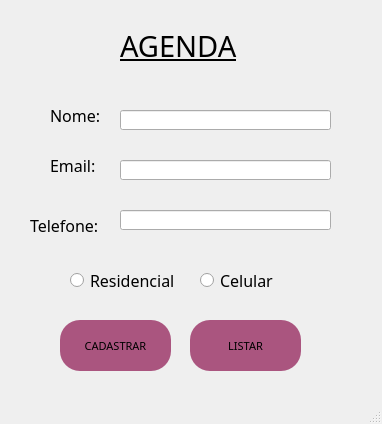
<?xml version="1.0" encoding="UTF-8"?>
<ui version="4.0">
 <class>agenda</class>
 <widget class="QMainWindow" name="agenda">
  <property name="geometry">
   <rect>
    <x>0</x>
    <y>0</y>
    <width>382</width>
    <height>424</height>
   </rect>
  </property>
  <property name="windowTitle">
   <string>MainWindow</string>
  </property>
  <property name="autoFillBackground">
   <bool>false</bool>
  </property>
  <property name="styleSheet">
   <string notr="true">QPushButton{
	background-color:rgb(150, 75, 255);
	border-radius: 20px;
}</string>
  </property>
  <property name="animated">
   <bool>true</bool>
  </property>
  <widget class="QWidget" name="centralwidget">
   <widget class="QLabel" name="letNome">
    <property name="geometry">
     <rect>
      <x>50</x>
      <y>100</y>
      <width>61</width>
      <height>31</height>
     </rect>
    </property>
    <property name="font">
     <font>
      <family>MV Boli</family>
      <pointsize>12</pointsize>
      <weight>50</weight>
      <italic>false</italic>
      <bold>false</bold>
     </font>
    </property>
    <property name="styleSheet">
     <string notr="true">font: 12pt &quot;MV Boli&quot;;</string>
    </property>
    <property name="text">
     <string>Nome:</string>
    </property>
   </widget>
   <widget class="QLabel" name="letEmail">
    <property name="geometry">
     <rect>
      <x>50</x>
      <y>150</y>
      <width>51</width>
      <height>31</height>
     </rect>
    </property>
    <property name="font">
     <font>
      <family>MV Boli</family>
      <pointsize>12</pointsize>
      <weight>50</weight>
      <italic>false</italic>
      <bold>false</bold>
     </font>
    </property>
    <property name="styleSheet">
     <string notr="true">font: 12pt &quot;MV Boli&quot;;</string>
    </property>
    <property name="text">
     <string>Email:</string>
    </property>
   </widget>
   <widget class="QLabel" name="letTelefone">
    <property name="geometry">
     <rect>
      <x>30</x>
      <y>210</y>
      <width>81</width>
      <height>31</height>
     </rect>
    </property>
    <property name="font">
     <font>
      <family>MV Boli</family>
      <pointsize>12</pointsize>
      <weight>50</weight>
      <italic>false</italic>
      <bold>false</bold>
     </font>
    </property>
    <property name="styleSheet">
     <string notr="true">font: 12pt &quot;MV Boli&quot;;</string>
    </property>
    <property name="text">
     <string>Telefone:</string>
    </property>
   </widget>
   <widget class="QPushButton" name="btnCadastro">
    <property name="geometry">
     <rect>
      <x>60</x>
      <y>320</y>
      <width>111</width>
      <height>51</height>
     </rect>
    </property>
    <property name="font">
     <font>
      <family>MV Boli</family>
      <pointsize>8</pointsize>
      <weight>50</weight>
      <italic>false</italic>
      <bold>false</bold>
     </font>
    </property>
    <property name="styleSheet">
     <string notr="true">QPushButton{
	font: 8pt &quot;MV Boli&quot;;
	background-color: rgb(170, 85, 127);
	border-radius: 20px;
}</string>
    </property>
    <property name="text">
     <string>CADASTRAR</string>
    </property>
    <property name="autoRepeat">
     <bool>false</bool>
    </property>
    <property name="autoRepeatDelay">
     <number>300</number>
    </property>
    <property name="autoRepeatInterval">
     <number>100</number>
    </property>
   </widget>
   <widget class="QLineEdit" name="labelNome">
    <property name="geometry">
     <rect>
      <x>120</x>
      <y>110</y>
      <width>211</width>
      <height>20</height>
     </rect>
    </property>
   </widget>
   <widget class="QLineEdit" name="labelEmail">
    <property name="geometry">
     <rect>
      <x>120</x>
      <y>160</y>
      <width>211</width>
      <height>20</height>
     </rect>
    </property>
   </widget>
   <widget class="QLineEdit" name="labelTelefone">
    <property name="geometry">
     <rect>
      <x>120</x>
      <y>210</y>
      <width>211</width>
      <height>20</height>
     </rect>
    </property>
   </widget>
   <widget class="QRadioButton" name="rbResidencial">
    <property name="geometry">
     <rect>
      <x>70</x>
      <y>260</y>
      <width>131</width>
      <height>41</height>
     </rect>
    </property>
    <property name="font">
     <font>
      <family>MV Boli</family>
      <pointsize>12</pointsize>
      <weight>50</weight>
      <italic>false</italic>
      <bold>false</bold>
     </font>
    </property>
    <property name="styleSheet">
     <string notr="true">font: 12pt &quot;MV Boli&quot;;</string>
    </property>
    <property name="text">
     <string>Residencial</string>
    </property>
   </widget>
   <widget class="QRadioButton" name="rbCelular">
    <property name="geometry">
     <rect>
      <x>200</x>
      <y>260</y>
      <width>111</width>
      <height>41</height>
     </rect>
    </property>
    <property name="font">
     <font>
      <family>MV Boli</family>
      <pointsize>12</pointsize>
      <weight>50</weight>
      <italic>false</italic>
      <bold>false</bold>
     </font>
    </property>
    <property name="styleSheet">
     <string notr="true">font: 12pt &quot;MV Boli&quot;;</string>
    </property>
    <property name="text">
     <string>Celular</string>
    </property>
   </widget>
   <widget class="QLabel" name="labelAgenda">
    <property name="geometry">
     <rect>
      <x>120</x>
      <y>30</y>
      <width>131</width>
      <height>31</height>
     </rect>
    </property>
    <property name="font">
     <font>
      <family>MV Boli</family>
      <pointsize>22</pointsize>
      <weight>50</weight>
      <italic>false</italic>
      <bold>false</bold>
      <underline>true</underline>
     </font>
    </property>
    <property name="styleSheet">
     <string notr="true">font: 8pt &quot;MV Boli&quot;;
text-decoration: underline;
font: 22pt &quot;MV Boli&quot;;</string>
    </property>
    <property name="text">
     <string>AGENDA</string>
    </property>
   </widget>
   <widget class="QPushButton" name="btnListar">
    <property name="geometry">
     <rect>
      <x>190</x>
      <y>320</y>
      <width>111</width>
      <height>51</height>
     </rect>
    </property>
    <property name="font">
     <font>
      <family>MV Boli</family>
      <pointsize>8</pointsize>
      <weight>50</weight>
      <italic>false</italic>
      <bold>false</bold>
     </font>
    </property>
    <property name="styleSheet">
     <string notr="true">QPushButton{
	font: 8pt &quot;MV Boli&quot;;
	background-color: rgb(170, 85, 127);
	border-radius: 20px;
}</string>
    </property>
    <property name="text">
     <string>LISTAR</string>
    </property>
    <property name="autoRepeat">
     <bool>false</bool>
    </property>
    <property name="autoRepeatDelay">
     <number>300</number>
    </property>
    <property name="autoRepeatInterval">
     <number>100</number>
    </property>
   </widget>
  </widget>
  <widget class="QMenuBar" name="menubar">
   <property name="geometry">
    <rect>
     <x>0</x>
     <y>0</y>
     <width>382</width>
     <height>21</height>
    </rect>
   </property>
  </widget>
  <widget class="QStatusBar" name="statusbar"/>
 </widget>
 <resources/>
 <connections/>
</ui>
